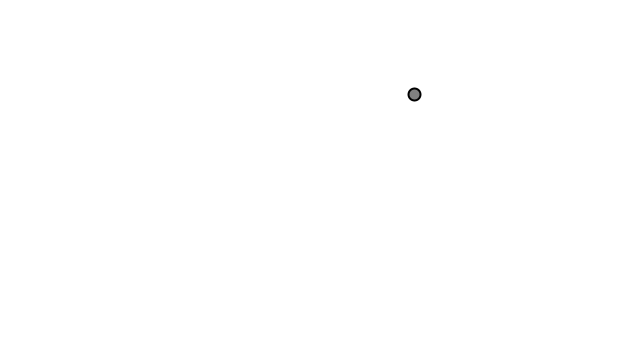
Frame 1 (no input)
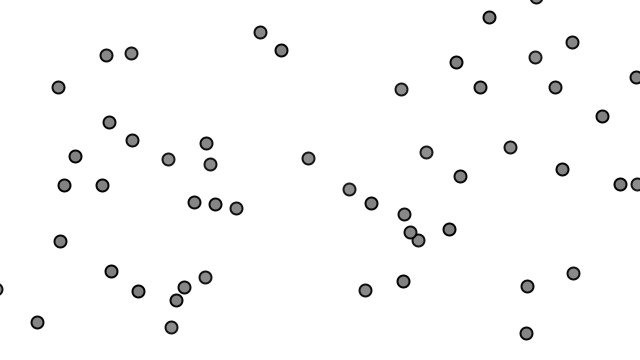
Frame 60 (the mouse pressed at the canvas centre just before this capture)
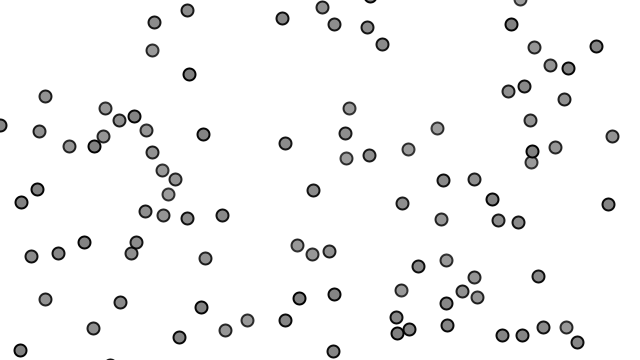
Frame 120 (the mouse held since frame 60 and released just before this capture)

The Processing sketch that drew these frames (run headless with seeded random() and noise(); from frame 60 on, the mouse is pressed at the canvas centre):

// Processing sketch: Exercise_4_10_particlerepel
// ── Exercise_4_10_particlerepel.pde
// The Nature of Code
// Daniel Shiffman
// http://natureofcode.com

ParticleSystem ps;

void setup() {
  size(640,360);
  ps = new ParticleSystem(new PVector(width/2,50));
}

void draw() {
  background(255);
  ps.addParticle(random(width),random(height));

  //PVector gravity = new PVector(0,0.1);
  //ps.applyForce(gravity);
  ps.update();
  ps.intersection();
  ps.display();
}
// ── Particle.pde
// The Nature of Code
// Daniel Shiffman
// http://natureofcode.com

// Simple Particle System

class Particle {
  PVector position;
  PVector velocity;
  PVector acceleration;
  float lifespan;

  float r = 6;


  Particle(float x, float y) {
    acceleration = new PVector();
    velocity = PVector.random2D();
    position = new PVector(x, y);
    lifespan = 255.0;
  }

  void run() {
    update();
    display();
  }

  void intersects(ArrayList<Particle> particles) {
    for (Particle other : particles) {
      if (other != this) {
        PVector dir = PVector.sub(position, other.position);
        if (dir.mag() < r*2) {
          dir.setMag(0.5); 
          applyForce(dir);
        }
      }
    }
  }

  void applyForce(PVector f) {
    acceleration.add(f);
  }

  // Method to update position
  void update() {
    velocity.add(acceleration);
    position.add(velocity);
    acceleration.mult(0);
    lifespan -= 0.5;
  }

  // Method to display
  void display() {
    stroke(0, lifespan);
    strokeWeight(2);
    fill(127, lifespan);
    ellipse(position.x, position.y, r*2, r*2);
  }

  // Is the particle still useful?
  boolean isDead() {
    if (lifespan < 0.0) {
      return true;
    } 
    else {
      return false;
    }
  }
}
// ── ParticleSystem.pde
// The Nature of Code
// Daniel Shiffman
// http://natureofcode.com

// Using Generics now!  comment and annotate, etc.

class ParticleSystem {
  ArrayList<Particle> particles;

  ParticleSystem(PVector position) {
    particles = new ArrayList<Particle>();
  }

  void addParticle(float x, float y) {
    particles.add(new Particle(x, y));
  }


  void display() {
    for (Particle p : particles) {
      p.display();
    }
  }

  void applyForce(PVector f) {
    for (Particle p : particles) {
      p.applyForce(f);
    }
  }

  void intersection() {
    for (Particle p : particles) {
      p.intersects(particles);
    }
  }


  void update() {
    for (int i = particles.size()-1; i >= 0; i--) {
      Particle p = particles.get(i);
      p.update();
      if (p.isDead()) {
        particles.remove(i);
      }
    }
  }
}
